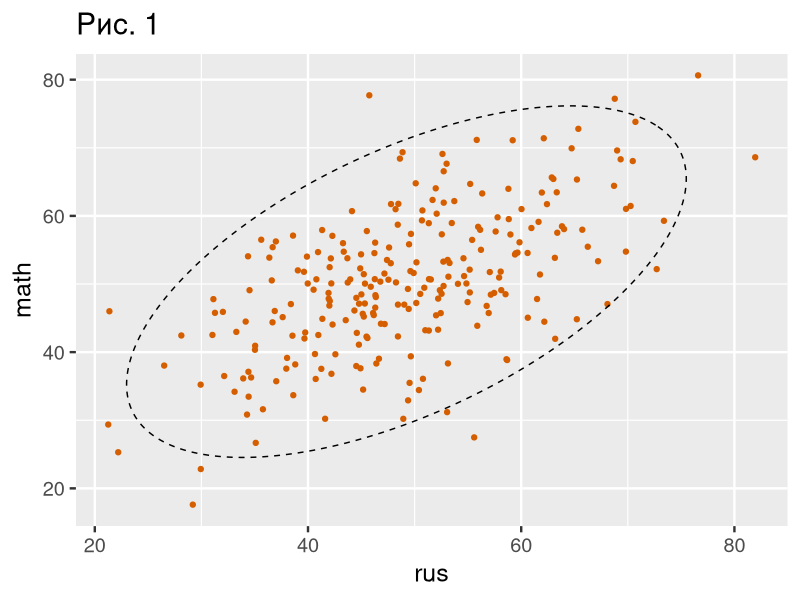
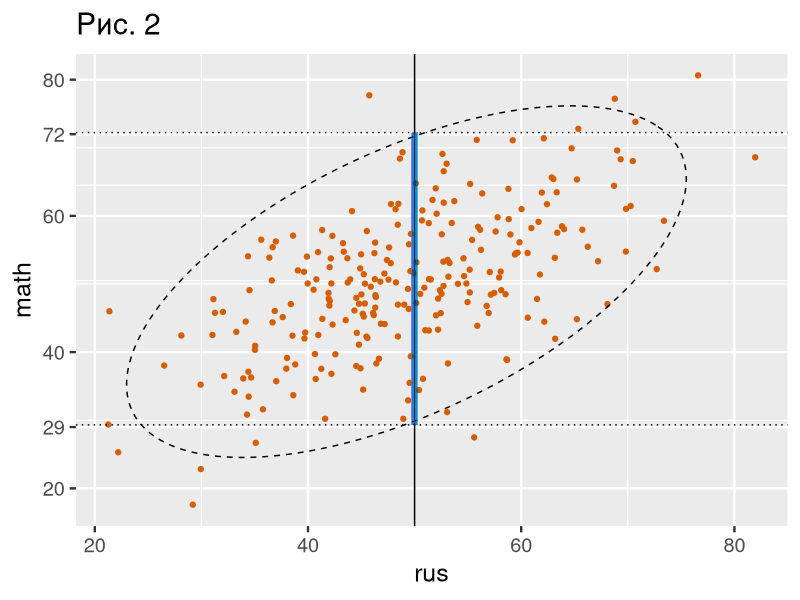
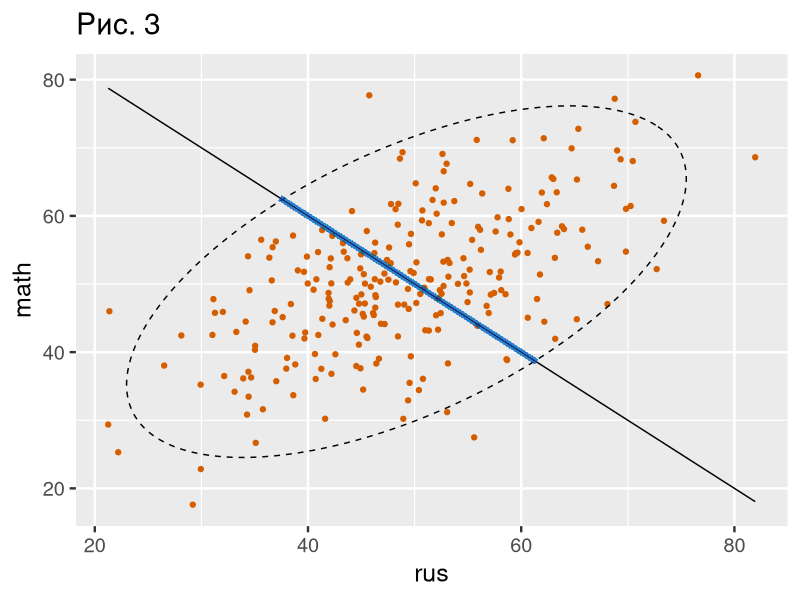
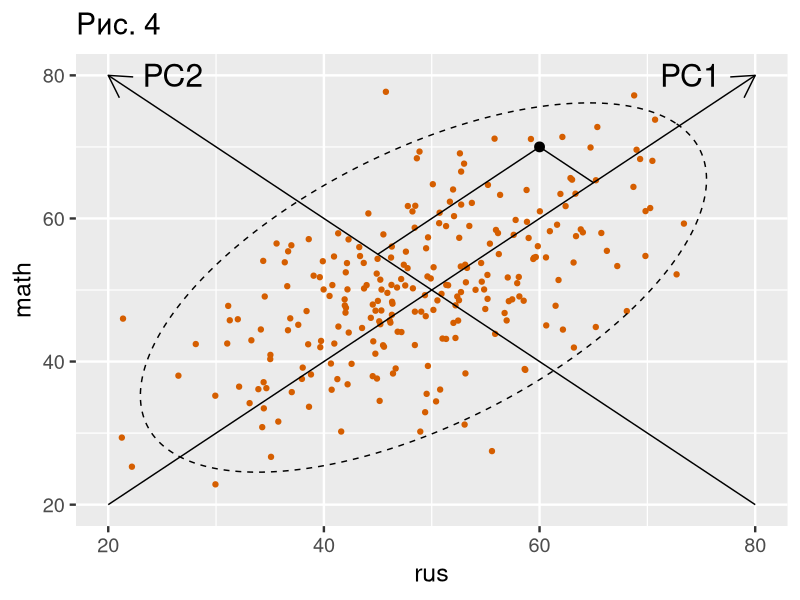
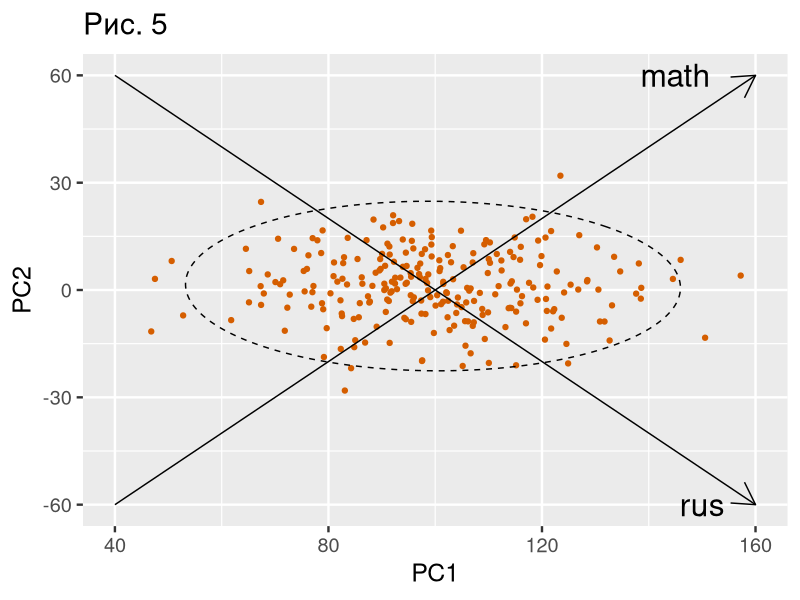
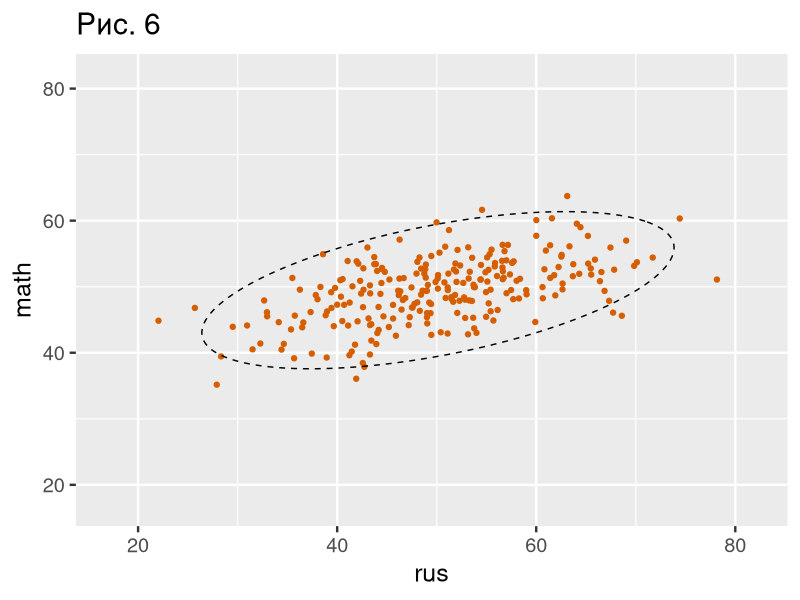
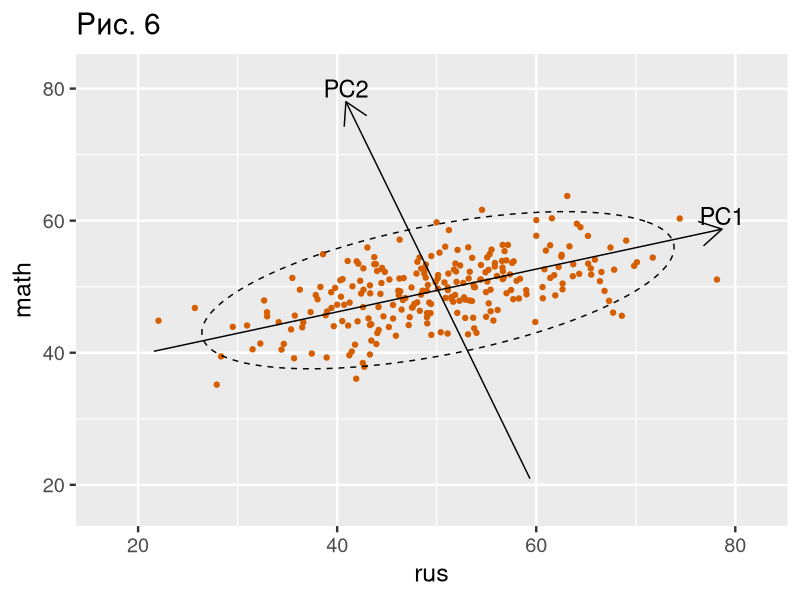
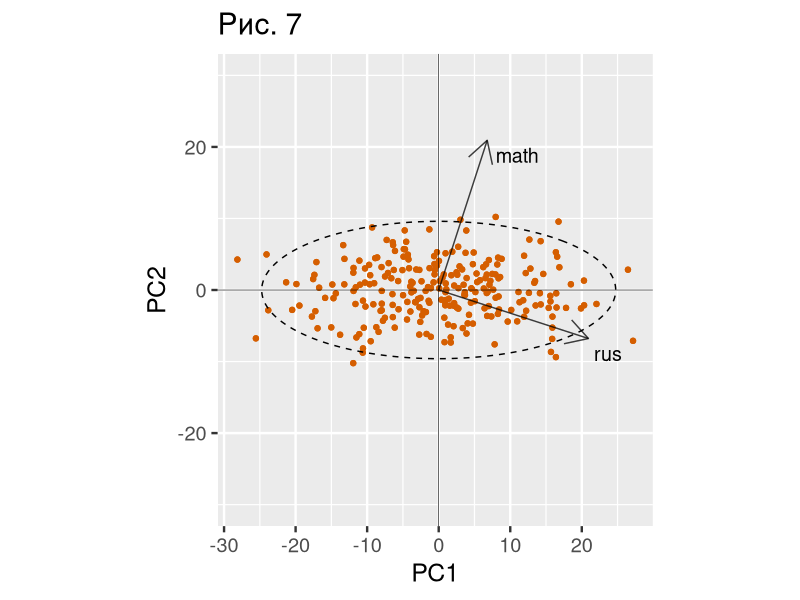

Generate these figures, in order, with R:
## ---- chunk 1
Sys.setlocale('LC_ALL',"ru_RU.UTF-8")
set.seed(124)
## ---- chunk 2
library(knitr)
ave = rnorm(250, 50, 10)
incline = rnorm(250, 0, 5)
rus = ave + incline
math = ave - incline
gradebook <- data.frame(rus, math)
kable(gradebook[1:5, ])
## ---- chunk 3
library(ggplot2)
library(ellipse)
theme_set(theme_gray(base_size = 18))
pointcolor <- "#D55E00"
ell <- as.data.frame(ellipse(var(gradebook), centre = sapply(gradebook, mean), npoints=1000))
basicplot = ggplot(gradebook)+
  geom_point(aes(rus,math), colour=pointcolor)+
  geom_path(data=ell, aes(x=rus, y=math), linetype=2)

basicplot + ggtitle('Рис. 1')

## ---- chunk 4
x0 = 50
ell_strip = ell[ell$rus > x0-1 & ell$rus<x0+1, ]
smin = min(ell_strip$math)
smax = max(ell_strip$math)
## ---- chunk 5
stripcolor = "#0072B2"
basicplot +
  geom_vline(xintercept=50, linetype=1)+
  geom_segment(aes(x=x0, y=smin, xend=x0, yend=smax), size=2, colour=stripcolor, alpha=0.01)+
  geom_hline(yintercept=smin, linetype=3)+
  geom_hline(yintercept=smax, linetype=3)+
  ggtitle('Рис. 2')+
  scale_y_continuous(breaks=c(seq(0,100, by=20),round(c(smin, smax))))
  
## ---- chunk 6
value = 100
ell_strip = ell[ell$rus+ell$math > value-0.5 & ell$rus+ell$math<value+0.5, ]
mathmin = min(ell_strip$math)
mathmax = max(ell_strip$math)

rusmin=value-mathmin
rusmax=value-mathmax

basicplot +
  ggtitle('Рис. 3')+
  stat_function(fun=function(x){100-x})+
  geom_segment(aes(x=rusmin, y=mathmin, xend=rusmax, yend=mathmax), size=2, alpha=0.01, colour=stripcolor)

## ---- chunk 7
fig4 <- basicplot +
  ggtitle('Рис. 4')+
  scale_y_continuous(limits=c(20,80))+
  scale_x_continuous(limits=c(20,80))+
  annotate("segment", x=20,y=20,xend=80,yend=80,arrow=arrow()) +
  annotate("segment", x=80,y=20,xend=20,yend=80,arrow=arrow()) +
  annotate("text", x=74, y=80, label="PC1", size=8) +
  annotate("text", x=26, y=80, label="PC2", size=8) +
  annotate("segment", x=60, y=70, xend=65, yend=65) +
  annotate("segment", x=60, y=70, xend=60-15, yend=70-15) +
  annotate("point", x=60, y=70, size=3)
  

fig4
## ---- chunk 8
attach(gradebook)
newgrades = data.frame(PC1=math+rus, PC2=math-rus)
detach(gradebook)

ell <- as.data.frame(ellipse(var(newgrades), centre = sapply(newgrades, mean), npoints=1000))
newbasic = ggplot(newgrades)+
  geom_point(aes(PC1,PC2), colour=pointcolor)+
  geom_path(data=ell, aes(x=PC1, y=PC2), linetype=2)+
  scale_x_continuous(limits=c(40,160)) +
  scale_y_continuous(limits=c(-60,60)) +
  annotate("segment",x=40,y=-60,xend=160,yend=60,arrow=arrow()) +
  annotate("segment",x=40,y=60,xend=160,yend=-60,arrow=arrow()) +
  annotate("text", x=145, y=60, label="math", size=8) +
  annotate("text", x=150, y=-60, label="rus", size=8) +
  ggtitle("Рис. 5")

newbasic
## ---- chunk 9
rus = rnorm(250, 50, 10)
math = 35+0.3*rus + rnorm(250, 0, 4)
gradebook <- data.frame(rus, math)

pointcolor <- "#D55E00"
ell <- as.data.frame(ellipse(var(gradebook), centre = sapply(gradebook, mean), npoints=1000))
basicplot = ggplot(gradebook)+
  geom_point(aes(rus,math), colour=pointcolor)+
  geom_path(data=ell, aes(x=rus, y=math), linetype=2)+
  scale_x_continuous(limits=c(17, 82))+
  scale_y_continuous(limits=c(17, 82))
  

basicplot + ggtitle('Рис. 6')
## ---- chunk 10
pca <- prcomp(gradebook)
rot <- pca$rotation
pca
## ---- chunk 11
a11 = rot['rus', 'PC1']
a12 = rot['math', 'PC1']
a21 = rot['rus', 'PC2']
a22 = rot['math', 'PC2']
## ---- chunk 12
axis <- function(basic, v1, v2, length, title) {
  basic + annotate("segment", x=crus-length*v1, y=cmath-length*v2, xend=crus + length*v1, yend=cmath + length*v2, arrow=arrow()) + annotate("text", x=crus+length*v1, y=cmath + length*v2+2, label = title, size=6)
}

crus <- mean(gradebook$rus)
cmath <- mean(gradebook$math)
length <- 30

plot_with_axis <- axis(basicplot, a11, a12, length, "PC1")
plot_with_axis <- axis(plot_with_axis, a21, a22, length, "PC2")
plot_with_axis + ggtitle('Рис. 6')
## ---- chunk 13
# FROM: http://stackoverflow.com/a/6579572/3025981

PCbiplot <- function(PC, x="PC1", y="PC2") {
    # PC being a prcomp object
    data <- data.frame(obsnames=1:length(PC$x), PC$x)
    
    ell <- as.data.frame(ellipse(var(PC$x), npoints=1000))
    
    plot <- ggplot(data, aes_string(x=x, y=y)) + geom_point(color=pointcolor)
    plot <- plot + geom_hline(aes(0), yintercept=0, size=.2) + geom_vline(aes(0), xintercept=0, size=.2)
    datapc <- data.frame(varnames=rownames(PC$rotation), PC$rotation)
    mult <- min(
        (max(data[,y]) - min(data[,y])/(max(datapc[,y])-min(datapc[,y]))),
        (max(data[,x]) - min(data[,x])/(max(datapc[,x])-min(datapc[,x])))
        )
    datapc <- transform(datapc,
            v1 = 1.2 * mult * (get(x)),
            v2 = 1.2 * mult * (get(y))
            )
    plot <- plot + coord_equal() + geom_text(data=datapc, aes(x=v1, y=v2, label=varnames), size = 5, vjust=1.5, hjust=-0.2, color="black", size=4)
    plot <- plot + geom_segment(data=datapc, aes(x=0, y=0, xend=v1, yend=v2), arrow=arrow(), alpha=0.75, color="black") + scale_y_continuous(limits = c(-30,30)) + geom_path(data=ell, aes(x=PC1, y=PC2), linetype=2)
    plot
}
# END FROM
pca <- prcomp(gradebook)
PCbiplot(pca) + ggtitle("Рис. 7")
